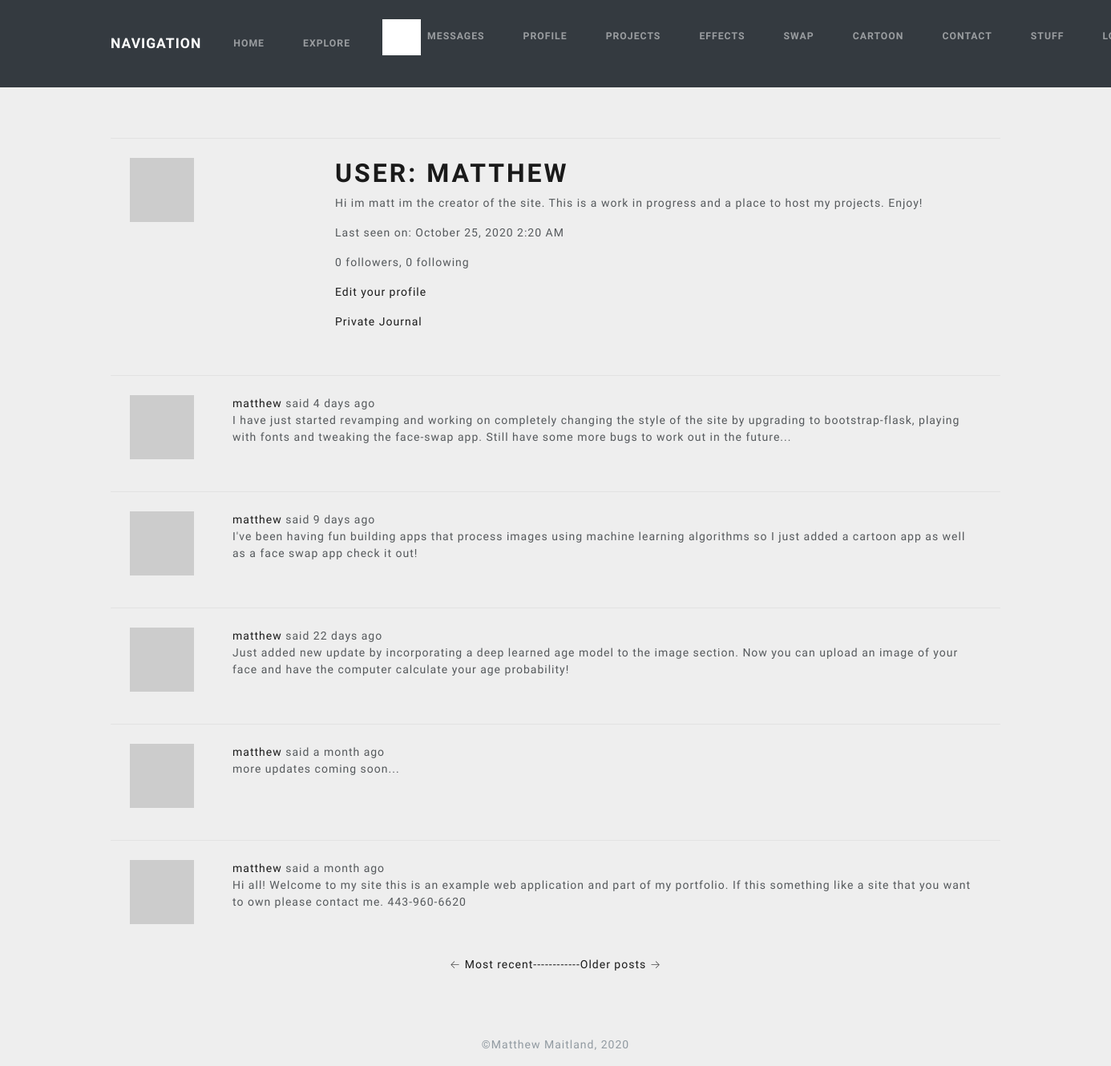
Page /user/matthew (signed in) on the earlier database version.
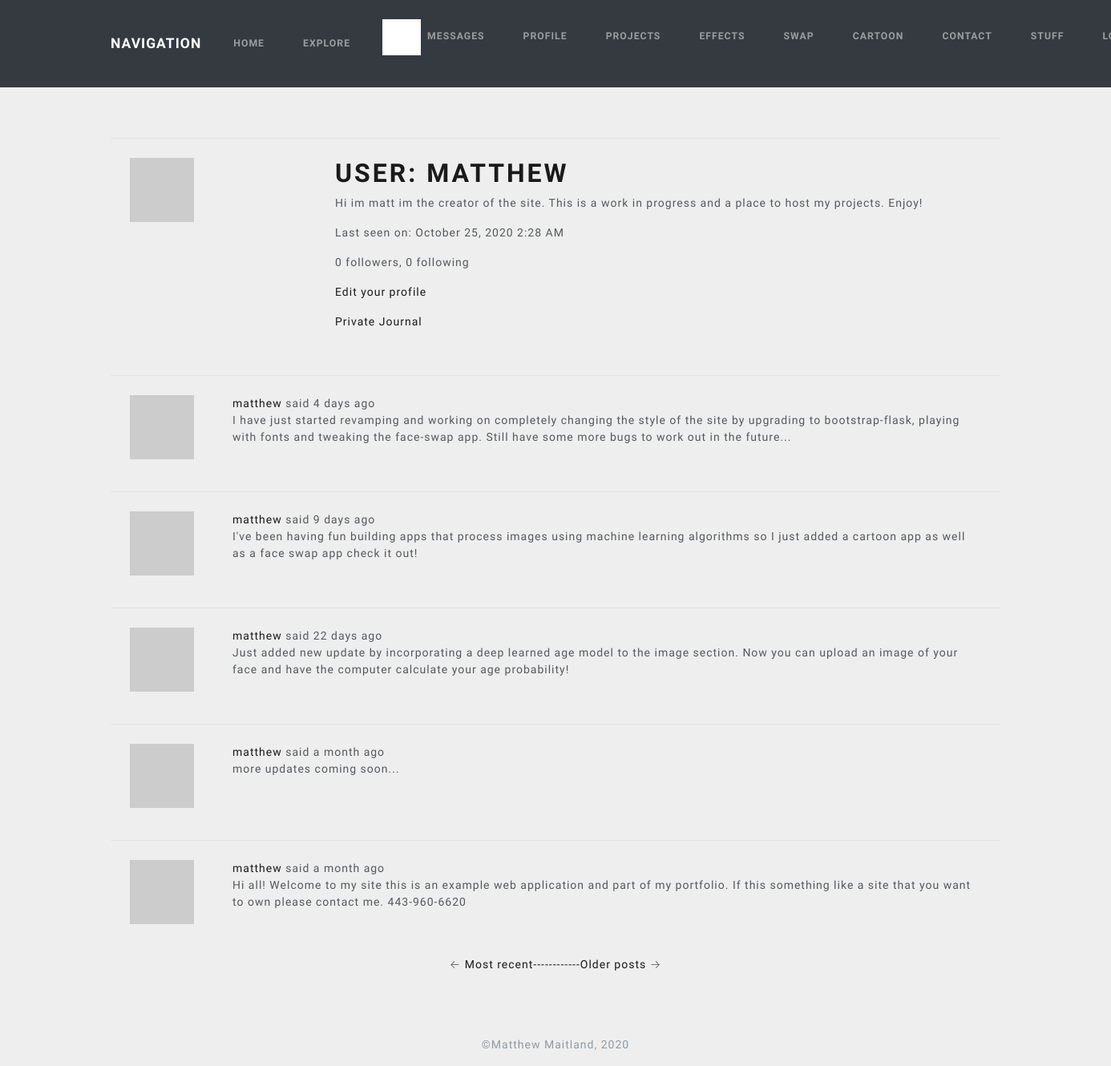
Same page on the later database version.
### app/models.py (models this page shows, shortened)
class PaginatedAPIMixin(object):
    @staticmethod
    def to_collection_dict(query, page, per_page, endpoint, **kwargs):
        resources = query.paginate(page, per_page, False)
        data = {
            'items': [item.to_dict() for item in resources.items],
            '_meta': {
                'page': page,
                'per_page': per_page,
                'total_pages': resources.pages,
                'total_items': resources.total
            },
            '_links': {
                'self': url_for(endpoint, page=page, per_page=per_page,
                                **kwargs),
                'next': url_for(endpoint, page=page + 1, per_page=per_page,
                                **kwargs) if resources.has_next else None,
                'prev': url_for(endpoint, page=page - 1, per_page=per_page,
                                **kwargs) if resources.has_prev else None
            }
        }
        return data

class User(UserMixin, PaginatedAPIMixin, db.Model):
    id = db.Column(db.Integer, primary_key=True)
    username = db.Column(db.String(64), index=True, unique=True)
    email = db.Column(db.String(120), index=True, unique=True)
    password_hash = db.Column(db.String(128))
    posts = db.relationship('Post', backref='author', lazy='dynamic')
    about_me = db.Column(db.String(140))
    journal = db.Column(db.String(500))
    last_seen = db.Column(db.DateTime, default=datetime.utcnow)
    token = db.Column(db.String(32), index=True, unique=True)
    token_expiration = db.Column(db.DateTime)
    followed = db.relationship(
        'User', secondary=followers,
        primaryjoin=(followers.c.follower_id == id),
        secondaryjoin=(followers.c.followed_id == id),
        backref=db.backref('followers', lazy='dynamic'), lazy='dynamic')
    messages_sent = db.relationship('Message',
                                    foreign_keys='Message.sender_id',
                                    backref='author', lazy='dynamic')
    messages_received = db.relationship('Message',
                                        foreign_keys='Message.recipient_id',
                                        backref='recipient', lazy='dynamic')
    last_message_read_time = db.Column(db.DateTime)
    notifications = db.relationship('Notification', backref='user',
                                    lazy='dynamic')
    tasks = db.relationship('Task', backref='user', lazy='dynamic')
    def avatar(self, size):
        digest = md5(self.email.lower().encode('utf-8')).hexdigest()
        return 'https://www.gravatar.com/avatar/{}?d=identicon&s={}'.format(
            digest, size)
    def new_messages(self):
        last_read_time = self.last_message_read_time or datetime(1900, 1, 1)
        return Message.query.filter_by(recipient=self).filter(
            Message.timestamp > last_read_time).count()
    def get_tasks_in_progress(self):
        return Task.query.filter_by(user=self, complete=False).all()

class SearchableMixin(object):
    @classmethod
    def before_commit(cls, session):
        session._changes = {
            'add': list(session.new),
            'update': list(session.dirty),
            'delete': list(session.deleted)
        }
    @classmethod
    def after_commit(cls, session):
        for obj in session._changes['add']:
            if isinstance(obj, SearchableMixin):
                add_to_index(obj.__tablename__, obj)
        for obj in session._changes['update']:
            if isinstance(obj, SearchableMixin):
                add_to_index(obj.__tablename__, obj)
        for obj in session._changes['delete']:
            if isinstance(obj, SearchableMixin):
                remove_from_index(obj.__tablename__, obj)
        session._changes = None

class Post(SearchableMixin, db.Model):
    __searchable__ = ['body']
    id = db.Column(db.Integer, primary_key=True)
    body = db.Column(db.String(140))
    timestamp = db.Column(db.DateTime, index=True, default=datetime.utcnow)
    user_id = db.Column(db.Integer, db.ForeignKey('user.id'))
    language = db.Column(db.String(5))

### app/main/views.py (the view)
@bp.route('/user/<username>')
@login_required
def user(username):
    user = User.query.filter_by(username=username).first_or_404()
    page = request.args.get('page', 1, type=int)
    posts = user.posts.order_by(Post.timestamp.desc()).paginate(
        page, current_app.config['POSTS_PER_PAGE'], False)
    next_url = url_for('main.user', username=user.username,
                       page=posts.next_num) if posts.has_next else None
    prev_url = url_for('main.user', username=user.username,
                       page=posts.prev_num) if posts.has_prev else None
    form = EmptyForm()
    return render_template('user.html', user=user, posts=posts.items,
                           next_url=next_url, prev_url=prev_url, form=form)

### app/main/forms.py
class SearchForm(FlaskForm):
    q = StringField(_l('Search'), validators=[DataRequired()])
    def __init__(self, *args, **kwargs):
        if 'formdata' not in kwargs:
            kwargs['formdata'] = request.args
        if 'csrf_enabled' not in kwargs:
            kwargs['csrf_enabled'] = False
        super(SearchForm, self).__init__(*args, **kwargs)

class EmptyForm(FlaskForm):
    submit = SubmitField('Submit')

### app/main/views.py (called while the page is built)
@bp.before_app_request
def before_request():
    if current_user.is_authenticated:
        current_user.last_seen = datetime.utcnow()
        db.session.commit()
        g.search_form = SearchForm()
    g.locale = str(get_locale())

### app/models.py (called while the page is built)
@login.user_loader
def load_user(id):
    return User.query.get(int(id))

### app/templates/user.html (shortened to what this page needs)
{% extends "base.html" %}
{% block app_content %}
    <table class="table table-hover">
        <tr>
            <td width="256px"><img src="{{ user.avatar(256) }}"></td>
            <td>
                <h1>{{ _('User') }}: {{ user.username }}</h1>
                {% if user.about_me %}<p>{{ user.about_me }}</p>{% endif %}
                {% if user.last_seen %}
                <p>{{ _('Last seen on') }}: {{ moment(user.last_seen).format('LLL') }}</p>
                {% endif %}
                <p>{{ _('%(count)d followers', count=user.followers.count()) }}, {{ _('%(count)d following', count=user.followed.count()) }}</p>
                {% if user == current_user %}
                <p><a href="{{ url_for('main.edit_profile') }}">{{ _('Edit your profile') }}</a></p>
                <p><a href="{{ url_for('main.edit_journal') }}">{{ _('Private Journal') }}</a></p>
                {% endif %}
            </td>
        </tr>
    </table>
    {% for post in posts %}
        {% include '_post.html' %}
    {% endfor %}
    <nav aria-label="...">
        <ul class="pagination justify-content-center">
            <li class="previous{% if not prev_url %} disabled{% endif %}">
                <a href="{{ prev_url or '#' }}">
                    <span aria-hidden="true">&larr;</span> {{ _('Most recent------') }}
                </a>
            </li>
            <li class="next{% if not next_url %} disabled{% endif %}">
                <a href="{{ next_url or '#' }}">
                    {{ _('------Older posts') }} <span aria-hidden="true">&rarr;</span>
                </a>
            </li>
        </ul>
    </nav>
{% endblock %}

### app/templates/base.html (shortened to what this page needs)
{% extends 'bootstrap/base.html' %}
{% block styles %}
  <link rel="stylesheet" href="{{url_for('static', filename='lux.css')}}">
{% endblock %}
{% block navbar %}
    <nav class="navbar navbar-expand-lg navbar-dark bg-dark">
        <div class="container">
            <div class="navbar-header">
                <a class="navbar-brand" href="{{ url_for('main.index') }}">Navigation</a>
            </div>
            <div class="collapse navbar-collapse" id="navbarNav">
                <ul class="navbar-nav">
                    <li class="nav-item"><a class="nav-link" href="{{ url_for('main.index') }}">{{ _('Home') }}</a></li>
                    <li class="nav-item"><a class="nav-link" href="{{ url_for('main.explore') }}">{{ _('Explore') }}</a></li>
                </ul>
                {% if g.search_form %}
                <form class="navbar-form navbar-left" method="get" action="{{ url_for('main.search') }}">
                    <div class="form-group">
                        {{ g.search_form.q(size=20, class='form-control', placeholder=g.search_form.q.label.text) }}
                    </div>
                </form>
                {% endif %}
                <ul class="navbar-nav navbar-right">
                    {% if current_user.is_anonymous %}
                    <li class="nav-item"><a class="nav-link" href="{{ url_for('auth.login') }}">{{ _('Login') }}</a></li>
                    {% else %}
                    <li class="nav-item">
                        <a class="nav-link" href="{{ url_for('main.messages') }}">{{ _('Messages') }}
                            {% set new_messages = current_user.new_messages() %}
                        </a>
                    </li>
                    <li class="nav-item"><a class="nav-link" href="{{ url_for('main.user', username=current_user.username) }}">{{ _('Profile') }}</a></li>
                    <li class="nav-item"><a class="nav-link" href="{{ url_for('main.pgame') }}">{{ _('Projects') }}</a></li>
                    <li class="nav-item"><a class="nav-link" href="{{ url_for('flaskgur.upload_pic') }}">{{ _('Effects') }}</a></li>
                    <li class="nav-item"><a class="nav-link" href="{{ url_for('faceswap.upload') }}">{{ _('Swap') }}</a></li>
                    <li class="nav-item"><a class="nav-link" href="http://mattoon.herokuapp.com/">{{ _('Cartoon') }}</a></li>
                    <li class="nav-item"><a class="nav-link" href="{{ url_for('main.contact') }}">{{ _('Contact') }}</a></li>
                    <li class="nav-item"><a class="nav-link" href="{{ url_for('main.lehigh') }}">{{ _('Stuff') }}</a></li>
                    <li class="nav-item"><a class="nav-link" href="{{ url_for('auth.logout') }}">{{ _('Logout') }}</a></li>
                    {% endif %}
                </ul>
            </div>
        </div>
    </nav>
{% endblock %}
{% block content %}
<br><br><br>
    <div class="container">
        {% block app_content %}{% endblock %}
    </div>
{%- block footer %}
<div id="footer">
    <div class="container text-center">
      <p class="text-muted credit" style="color:#fff">&copy;Matthew Maitland, 2020</p>
    </div>
  </div>
{%- endblock footer %}
{% endblock %}

### app/templates/_post.html (shortened to what this page needs)
    <table class="table table-hover">
        <tr>
            <td width="70px">
                <a href="{{ url_for('main.user', username=post.author.username) }}">
                    <img src="{{ post.author.avatar(70) }}" />
                </a>
            </td>
            <td>
                {{ _('%(username)s said %(when)s',
                    username=user_link, when=moment(post.timestamp).fromNow()) }}
                <br>
                <span id="post{{ post.id }}">{{ post.body }}</span>
            </td>
        </tr>
    </table>

Differences in the rows shown:
changed User "MATTHEW": last_seen "October 25, 2020 2:20 AM" → "October 25, 2020 2:28 AM"
